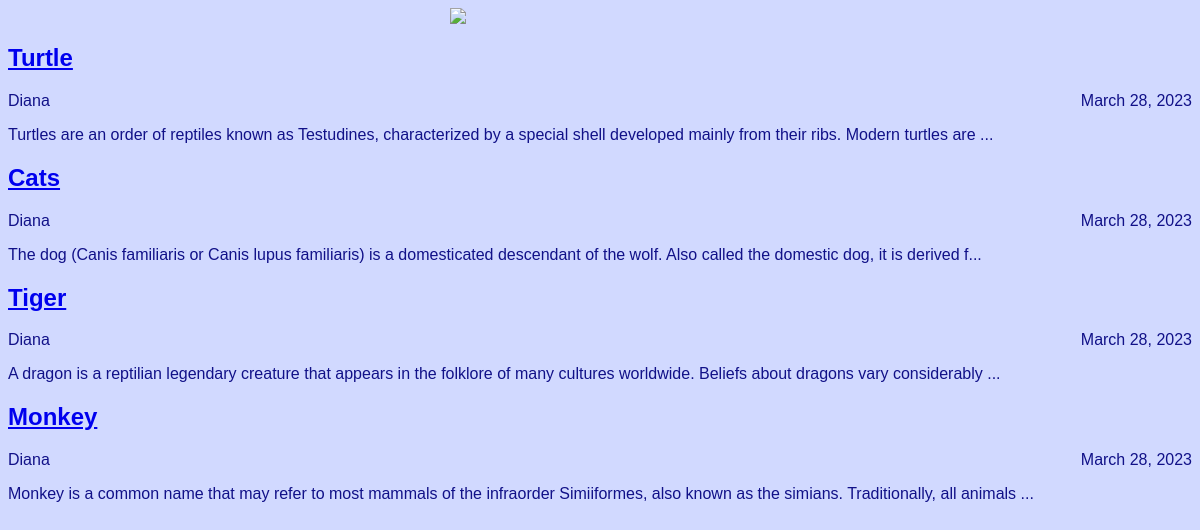
Page /archive/ on the committed database.
### articles/models.py (models this page shows, shortened)
class Article(models.Model):
    title = models.CharField(max_length=200)
    author = models.ForeignKey(User, on_delete=models.CASCADE)
    text = models.TextField()
    created_date = models.DateField(auto_now_add=True)
    def get_excerpt(self):
        return self.text[:140] + "..." if len(self.text) > 140 else self.text

### articles/views.py (the view)
# urls.py: path('archive/', views.archive),
def archive(request):
    return render(request, 'archive.html', {"posts": Article.objects.all()})

### articles/templates/archive.html (shortened to what this page needs)
<!DOCTYPE html>
<head>
	<link rel="stylesheet" href="{{ STATIC_URL }}/static/style.css">
</head>
<body class="style">
	<div class="header">
		<img src="https://sun9-37.userapi.com/impf/c836224/v836224254/2dad/SRwXb346T2Q.jpg?size=320x278&quality=96&sign=1cdd3720041838e5e3c2067504d0c3d5&c_uniq_tag=XqYtpqfZigMXnExzxmjfPQS-L5W60oeMsKMS7ViUvaY&type=album" />
	</div>
	<div class="style">
		{% for post in posts %}
		<div class="one-post">
		<div class="post-title"><a href="{{BASE_DIR}}/article/{{ post.id }}"><h2>{{ post.title }}</h2></a></div>
			<div class="article-info">
				<div class="article-author">{{ post.author.username }}</div>
				<div class="article-created-date">{{ post.created_date }}</div>
			</div>
			<p class="article-text">{{ post.get_excerpt }}</p>
		</div>
		{% endfor %}
	</div>
</body>

### articles/static/style.css (style rules this page uses)
body { background: #d1d9ff; font-family: Tahoma, Aria, sans-serif; color: #118; }
.header img { display: block; width: 300px; margin-left: auto; margin-right: auto; }
.post-title { color: #142b9c; }
.article-author { color: #142b9c width: 100%; float: left; }
.article-created-date { text-align: right; }

### rows in the picture
Article: title "Turtle", author.username "Diana", created_date "March 28, 2023", get_excerpt "Turtles are an order of reptiles known as Testudines, characterized by a special shell developed mainly from their ribs. Modern turtles are ..."
Article: title "Cats", author.username "Diana", created_date "March 28, 2023", get_excerpt "The dog (Canis familiaris or Canis lupus familiaris) is a domesticated descendant of the wolf. Also called the domestic dog, it is derived f..."
Article: title "Tiger", author.username "Diana", created_date "March 28, 2023", get_excerpt "A dragon is a reptilian legendary creature that appears in the folklore of many cultures worldwide. Beliefs about dragons vary considerably ..."
Article: title "Monkey", author.username "Diana", created_date "March 28, 2023", get_excerpt "Monkey is a common name that may refer to most mammals of the infraorder Simiiformes, also known as the simians. Traditionally, all animals ..."
